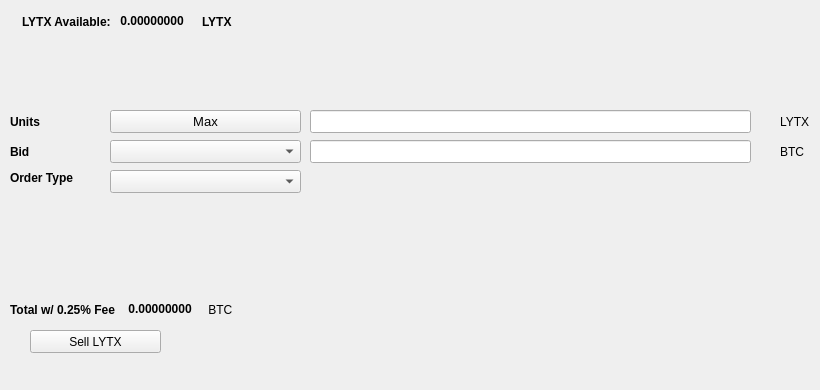
   <widget class="QWidget" name="SellTab">
    <attribute name="title">
     <string>Sell</string>
    </attribute>
    <widget class="QLabel" name="label_16">
     <property name="geometry">
      <rect>
       <x>780</x>
       <y>140</y>
       <width>31</width>
       <height>23</height>
      </rect>
     </property>
     <property name="text">
      <string>BTC</string>
     </property>
    </widget>
    <widget class="QComboBox" name="SellBidcomboBox">
     <property name="geometry">
      <rect>
       <x>110</x>
       <y>140</y>
       <width>191</width>
       <height>23</height>
      </rect>
     </property>
     <property name="font">
      <font>
       <pointsize>10</pointsize>
      </font>
     </property>
    </widget>
    <widget class="QLabel" name="label_18">
     <property name="geometry">
      <rect>
       <x>10</x>
       <y>110</y>
       <width>46</width>
       <height>23</height>
      </rect>
     </property>
     <property name="font">
      <font>
       <weight>75</weight>
       <bold>true</bold>
      </font>
     </property>
     <property name="text">
      <string>Units</string>
     </property>
    </widget>
    <widget class="QPushButton" name="Sell_Max_Amount">
     <property name="geometry">
      <rect>
       <x>110</x>
       <y>110</y>
       <width>191</width>
       <height>23</height>
      </rect>
     </property>
     <property name="font">
      <font>
       <pointsize>10</pointsize>
      </font>
     </property>
     <property name="text">
      <string>Max</string>
     </property>
    </widget>
    <widget class="QLabel" name="label_20">
     <property name="geometry">
      <rect>
       <x>10</x>
       <y>170</y>
       <width>91</width>
       <height>16</height>
      </rect>
     </property>
     <property name="font">
      <font>
       <weight>75</weight>
       <bold>true</bold>
      </font>
     </property>
     <property name="text">
      <string>Order Type</string>
     </property>
    </widget>
    <widget class="QComboBox" name="SellOrdertypeCombo">
     <property name="geometry">
      <rect>
       <x>110</x>
       <y>170</y>
       <width>191</width>
       <height>23</height>
      </rect>
     </property>
     <property name="font">
      <font>
       <pointsize>10</pointsize>
      </font>
     </property>
    </widget>
    <widget class="QLabel" name="label_21">
     <property name="geometry">
      <rect>
       <x>10</x>
       <y>140</y>
       <width>46</width>
       <height>23</height>
      </rect>
     </property>
     <property name="font">
      <font>
       <weight>75</weight>
       <bold>true</bold>
      </font>
     </property>
     <property name="text">
      <string>Bid</string>
     </property>
    </widget>
    <widget class="QLabel" name="label_22">
     <property name="geometry">
      <rect>
       <x>780</x>
       <y>110</y>
       <width>31</width>
       <height>23</height>
      </rect>
     </property>
     <property name="text">
      <string>LYTX</string>
     </property>
    </widget>
    <widget class="QLineEdit" name="UnitsInputLYTX">
     <property name="geometry">
      <rect>
       <x>310</x>
       <y>110</y>
       <width>441</width>
       <height>23</height>
      </rect>
     </property>
     <property name="font">
      <font>
       <pointsize>9</pointsize>
       <weight>75</weight>
       <bold>true</bold>
      </font>
     </property>
    </widget>
    <widget class="QLineEdit" name="SellBidPriceEdit">
     <property name="geometry">
      <rect>
       <x>310</x>
       <y>140</y>
       <width>441</width>
       <height>23</height>
      </rect>
     </property>
     <property name="font">
      <font>
       <pointsize>9</pointsize>
       <weight>75</weight>
       <bold>true</bold>
      </font>
     </property>
    </widget>
    <widget class="QPushButton" name="SellLYTXBTN">
     <property name="geometry">
      <rect>
       <x>30</x>
       <y>330</y>
       <width>131</width>
       <height>23</height>
      </rect>
     </property>
     <property name="text">
      <string>Sell LYTX</string>
     </property>
     <property name="icon">
      <iconset resource="../bitcoin.qrc">
       <normaloff>:/icons/bitcoin</normaloff>:/icons/bitcoin</iconset>
     </property>
    </widget>
    <widget class="QWidget" name="layoutWidget3">
     <property name="geometry">
      <rect>
       <x>22</x>
       <y>12</y>
       <width>258</width>
       <height>19</height>
      </rect>
     </property>
     <layout class="QHBoxLayout" name="horizontalLayout">
      <item>
       <widget class="QLabel" name="label232_2">
        <property name="font">
         <font>
          <weight>75</weight>
          <bold>true</bold>
         </font>
        </property>
        <property name="text">
         <string>LYTX Available:</string>
        </property>
       </widget>
      </item>
      <item>
       <widget class="QLabel" name="LYTXAvailableLabel">
        <property name="palette">
         <palette>
          <active>
           <colorrole role="WindowText">
            <brush brushstyle="SolidPattern">
             <color alpha="255">
              <red>0</red>
              <green>0</green>
              <blue>0</blue>
             </color>
            </brush>
           </colorrole>
           <colorrole role="Button">
            <brush brushstyle="SolidPattern">
             <color alpha="255">
              <red>0</red>
              <green>170</green>
              <blue>0</blue>
             </color>
            </brush>
           </colorrole>
           <colorrole role="Light">
            <brush brushstyle="SolidPattern">
             <color alpha="255">
              <red>0</red>
              <green>255</green>
              <blue>0</blue>
             </color>
            </brush>
           </colorrole>
           <colorrole role="Midlight">
            <brush brushstyle="SolidPattern">
             <color alpha="255">
              <red>0</red>
              <green>212</green>
              <blue>0</blue>
             </color>
            </brush>
           </colorrole>
           <colorrole role="Dark">
            <brush brushstyle="SolidPattern">
             <color alpha="255">
              <red>0</red>
              <green>85</green>
              <blue>0</blue>
             </color>
            </brush>
           </colorrole>
           <colorrole role="Mid">
            <brush brushstyle="SolidPattern">
             <color alpha="255">
              <red>0</red>
              <green>113</green>
              <blue>0</blue>
             </color>
            </brush>
           </colorrole>
           <colorrole role="Text">
            <brush brushstyle="SolidPattern">
             <color alpha="255">
              <red>0</red>
              <green>170</green>
              <blue>0</blue>
             </color>
            </brush>
           </colorrole>
           <colorrole role="BrightText">
            <brush brushstyle="SolidPattern">
             <color alpha="255">
              <red>255</red>
              <green>255</green>
              <blue>255</blue>
             </color>
            </brush>
           </colorrole>
           <colorrole role="ButtonText">
            <brush brushstyle="SolidPattern">
             <color alpha="255">
              <red>0</red>
              <green>0</green>
              <blue>0</blue>
             </color>
            </brush>
           </colorrole>
           <colorrole role="Base">
            <brush brushstyle="SolidPattern">
             <color alpha="255">
              <red>255</red>
              <green>255</green>
              <blue>255</blue>
             </color>
            </brush>
           </colorrole>
           <colorrole role="Window">
            <brush brushstyle="SolidPattern">
             <color alpha="255">
              <red>0</red>
              <green>170</green>
              <blue>0</blue>
             </color>
            </brush>
           </colorrole>
           <colorrole role="Shadow">
            <brush brushstyle="SolidPattern">
             <color alpha="255">
              <red>0</red>
              <green>0</green>
              <blue>0</blue>
             </color>
            </brush>
           </colorrole>
           <colorrole role="AlternateBase">
            <brush brushstyle="SolidPattern">
             <color alpha="255">
              <red>127</red>
              <green>212</green>
              <blue>127</blue>
             </color>
            </brush>
           </colorrole>
           <colorrole role="ToolTipBase">
            <brush brushstyle="SolidPattern">
             <color alpha="255">
              <red>255</red>
              <green>255</green>
              <blue>220</blue>
             </color>
            </brush>
           </colorrole>
           <colorrole role="ToolTipText">
            <brush brushstyle="SolidPattern">
             <color alpha="255">
              <red>0</red>
              <green>0</green>
              <blue>0</blue>
             </color>
            </brush>
           </colorrole>
          </active>
          <inactive>
           <colorrole role="WindowText">
            <brush brushstyle="SolidPattern">
             <color alpha="255">
              <red>0</red>
              <green>0</green>
              <blue>0</blue>
             </color>
            </brush>
           </colorrole>
           <colorrole role="Button">
            <brush brushstyle="SolidPattern">
             <color alpha="255">
              <red>0</red>
              <green>170</green>
              <blue>0</blue>
             </color>
            </brush>
           </colorrole>
           <colorrole role="Light">
            <brush brushstyle="SolidPattern">
             <color alpha="255">
              <red>0</red>
              <green>255</green>
              <blue>0</blue>
             </color>
            </brush>
           </colorrole>
           <colorrole role="Midlight">
            <brush brushstyle="SolidPattern">
             <color alpha="255">
              <red>0</red>
              <green>212</green>
              <blue>0</blue>
             </color>
            </brush>
           </colorrole>
           <colorrole role="Dark">
            <brush brushstyle="SolidPattern">
             <color alpha="255">
              <red>0</red>
              <green>85</green>
              <blue>0</blue>
             </color>
            </brush>
           </colorrole>
           <colorrole role="Mid">
            <brush brushstyle="SolidPattern">
             <color alpha="255">
              <red>0</red>
              <green>113</green>
              <blue>0</blue>
             </color>
            </brush>
           </colorrole>
           <colorrole role="Text">
            <brush brushstyle="SolidPattern">
             <color alpha="255">
              <red>0</red>
              <green>170</green>
              <blue>0</blue>
             </color>
            </brush>
           </colorrole>
           <colorrole role="BrightText">
            <brush brushstyle="SolidPattern">
             <color alpha="255">
              <red>255</red>
              <green>255</green>
              <blue>255</blue>
             </color>
            </brush>
           </colorrole>
           <colorrole role="ButtonText">
            <brush brushstyle="SolidPattern">
             <color alpha="255">
              <red>0</red>
              <green>0</green>
              <blue>0</blue>
             </color>
            </brush>
           </colorrole>
           <colorrole role="Base">
            <brush brushstyle="SolidPattern">
             <color alpha="255">
              <red>255</red>
              <green>255</green>
              <blue>255</blue>
             </color>
            </brush>
           </colorrole>
           <colorrole role="Window">
            <brush brushstyle="SolidPattern">
             <color alpha="255">
              <red>0</red>
              <green>170</green>
              <blue>0</blue>
             </color>
            </brush>
           </colorrole>
           <colorrole role="Shadow">
            <brush brushstyle="SolidPattern">
             <color alpha="255">
              <red>0</red>
              <green>0</green>
              <blue>0</blue>
             </color>
            </brush>
           </colorrole>
           <colorrole role="AlternateBase">
            <brush brushstyle="SolidPattern">
             <color alpha="255">
              <red>127</red>
              <green>212</green>
              <blue>127</blue>
             </color>
            </brush>
           </colorrole>
           <colorrole role="ToolTipBase">
            <brush brushstyle="SolidPattern">
             <color alpha="255">
              <red>255</red>
              <green>255</green>
              <blue>220</blue>
             </color>
            </brush>
           </colorrole>
           <colorrole role="ToolTipText">
            <brush brushstyle="SolidPattern">
             <color alpha="255">
              <red>0</red>
              <green>0</green>
              <blue>0</blue>
             </color>
            </brush>
           </colorrole>
          </inactive>
          <disabled>
           <colorrole role="WindowText">
            <brush brushstyle="SolidPattern">
             <color alpha="255">
              <red>0</red>
              <green>85</green>
              <blue>0</blue>
             </color>
            </brush>
           </colorrole>
           <colorrole role="Button">
            <brush brushstyle="SolidPattern">
             <color alpha="255">
              <red>0</red>
              <green>170</green>
              <blue>0</blue>
             </color>
            </brush>
           </colorrole>
           <colorrole role="Light">
            <brush brushstyle="SolidPattern">
             <color alpha="255">
              <red>0</red>
              <green>255</green>
              <blue>0</blue>
             </color>
            </brush>
           </colorrole>
           <colorrole role="Midlight">
            <brush brushstyle="SolidPattern">
             <color alpha="255">
              <red>0</red>
              <green>212</green>
              <blue>0</blue>
             </color>
            </brush>
           </colorrole>
           <colorrole role="Dark">
            <brush brushstyle="SolidPattern">
             <color alpha="255">
              <red>0</red>
              <green>85</green>
              <blue>0</blue>
             </color>
            </brush>
           </colorrole>
           <colorrole role="Mid">
            <brush brushstyle="SolidPattern">
             <color alpha="255">
              <red>0</red>
              <green>113</green>
              <blue>0</blue>
             </color>
            </brush>
           </colorrole>
           <colorrole role="Text">
            <brush brushstyle="SolidPattern">
             <color alpha="255">
              <red>0</red>
              <green>85</green>
              <blue>0</blue>
             </color>
            </brush>
           </colorrole>
           <colorrole role="BrightText">
            <brush brushstyle="SolidPattern">
             <color alpha="255">
              <red>255</red>
              <green>255</green>
              <blue>255</blue>
             </color>
            </brush>
           </colorrole>
           <colorrole role="ButtonText">
            <brush brushstyle="SolidPattern">
             <color alpha="255">
              <red>0</red>
              <green>85</green>
              <blue>0</blue>
             </color>
            </brush>
           </colorrole>
           <colorrole role="Base">
            <brush brushstyle="SolidPattern">
             <color alpha="255">
              <red>0</red>
              <green>170</green>
              <blue>0</blue>
             </color>
            </brush>
           </colorrole>
           <colorrole role="Window">
            <brush brushstyle="SolidPattern">
             <color alpha="255">
              <red>0</red>
              <green>170</green>
              <blue>0</blue>
             </color>
            </brush>
           </colorrole>
           <colorrole role="Shadow">
            <brush brushstyle="SolidPattern">
             <color alpha="255">
              <red>0</red>
              <green>0</green>
              <blue>0</blue>
             </color>
            </brush>
           </colorrole>
           <colorrole role="AlternateBase">
            <brush brushstyle="SolidPattern">
             <color alpha="255">
              <red>0</red>
              <green>170</green>
              <blue>0</blue>
             </color>
            </brush>
           </colorrole>
           <colorrole role="ToolTipBase">
            <brush brushstyle="SolidPattern">
             <color alpha="255">
              <red>255</red>
              <green>255</green>
              <blue>220</blue>
             </color>
            </brush>
           </colorrole>
           <colorrole role="ToolTipText">
            <brush brushstyle="SolidPattern">
             <color alpha="255">
              <red>0</red>
              <green>0</green>
              <blue>0</blue>
             </color>
            </brush>
           </colorrole>
          </disabled>
         </palette>
        </property>
        <property name="font">
         <font>
          <weight>75</weight>
          <bold>true</bold>
         </font>
        </property>
        <property name="text">
         <string> 0.00000000 </string>
        </property>
        <property name="textInteractionFlags">
         <set>Qt::LinksAccessibleByMouse|Qt::TextSelectableByKeyboard|Qt::TextSelectableByMouse</set>
        </property>
       </widget>
      </item>
      <item>
       <widget class="QLabel" name="labelLYTX">
        <property name="font">
         <font>
          <weight>75</weight>
          <bold>true</bold>
         </font>
        </property>
        <property name="text">
         <string>LYTX</string>
        </property>
       </widget>
      </item>
     </layout>
    </widget>
    <widget class="QWidget" name="layoutWidget">
     <property name="geometry">
      <rect>
       <x>10</x>
       <y>300</y>
       <width>268</width>
       <height>19</height>
      </rect>
     </property>
     <layout class="QHBoxLayout" name="horizontalLayout_2">
      <item>
       <widget class="QLabel" name="label_19">
        <property name="font">
         <font>
          <weight>75</weight>
          <bold>true</bold>
         </font>
        </property>
        <property name="text">
         <string>Total w/ 0.25% Fee </string>
        </property>
       </widget>
      </item>
      <item>
       <widget class="QLabel" name="SellCostLabel">
        <property name="palette">
         <palette>
          <active>
           <colorrole role="WindowText">
            <brush brushstyle="SolidPattern">
             <color alpha="255">
              <red>0</red>
              <green>0</green>
              <blue>0</blue>
             </color>
            </brush>
           </colorrole>
           <colorrole role="Button">
            <brush brushstyle="SolidPattern">
             <color alpha="255">
              <red>0</red>
              <green>170</green>
              <blue>0</blue>
             </color>
            </brush>
           </colorrole>
           <colorrole role="Light">
            <brush brushstyle="SolidPattern">
             <color alpha="255">
              <red>0</red>
              <green>255</green>
              <blue>0</blue>
             </color>
            </brush>
           </colorrole>
           <colorrole role="Midlight">
            <brush brushstyle="SolidPattern">
             <color alpha="255">
              <red>0</red>
              <green>212</green>
              <blue>0</blue>
             </color>
            </brush>
           </colorrole>
           <colorrole role="Dark">
            <brush brushstyle="SolidPattern">
             <color alpha="255">
              <red>0</red>
              <green>85</green>
              <blue>0</blue>
             </color>
            </brush>
           </colorrole>
           <colorrole role="Mid">
            <brush brushstyle="SolidPattern">
             <color alpha="255">
              <red>0</red>
              <green>113</green>
              <blue>0</blue>
             </color>
            </brush>
           </colorrole>
           <colorrole role="Text">
            <brush brushstyle="SolidPattern">
             <color alpha="255">
              <red>0</red>
              <green>170</green>
              <blue>0</blue>
             </color>
            </brush>
           </colorrole>
           <colorrole role="BrightText">
            <brush brushstyle="SolidPattern">
             <color alpha="255">
              <red>255</red>
              <green>255</green>
              <blue>255</blue>
             </color>
            </brush>
           </colorrole>
           <colorrole role="ButtonText">
            <brush brushstyle="SolidPattern">
             <color alpha="255">
              <red>0</red>
              <green>0</green>
              <blue>0</blue>
             </color>
            </brush>
           </colorrole>
           <colorrole role="Base">
            <brush brushstyle="SolidPattern">
             <color alpha="255">
              <red>255</red>
              <green>255</green>
              <blue>255</blue>
             </color>
            </brush>
           </colorrole>
           <colorrole role="Window">
            <brush brushstyle="SolidPattern">
             <color alpha="255">
              <red>0</red>
              <green>170</green>
              <blue>0</blue>
             </color>
            </brush>
           </colorrole>
           <colorrole role="Shadow">
            <brush brushstyle="SolidPattern">
             <color alpha="255">
              <red>0</red>
              <green>0</green>
              <blue>0</blue>
             </color>
            </brush>
           </colorrole>
           <colorrole role="AlternateBase">
            <brush brushstyle="SolidPattern">
             <color alpha="255">
              <red>127</red>
              <green>212</green>
              <blue>127</blue>
             </color>
            </brush>
           </colorrole>
           <colorrole role="ToolTipBase">
            <brush brushstyle="SolidPattern">
             <color alpha="255">
              <red>255</red>
              <green>255</green>
              <blue>220</blue>
             </color>
            </brush>
           </colorrole>
           <colorrole role="ToolTipText">
            <brush brushstyle="SolidPattern">
             <color alpha="255">
              <red>0</red>
              <green>0</green>
              <blue>0</blue>
             </color>
            </brush>
           </colorrole>
          </active>
          <inactive>
           <colorrole role="WindowText">
            <brush brushstyle="SolidPattern">
             <color alpha="255">
              <red>0</red>
              <green>0</green>
              <blue>0</blue>
             </color>
            </brush>
           </colorrole>
           <colorrole role="Button">
            <brush brushstyle="SolidPattern">
             <color alpha="255">
              <red>0</red>
              <green>170</green>
              <blue>0</blue>
             </color>
            </brush>
           </colorrole>
           <colorrole role="Light">
            <brush brushstyle="SolidPattern">
             <color alpha="255">
              <red>0</red>
              <green>255</green>
              <blue>0</blue>
             </color>
            </brush>
           </colorrole>
           <colorrole role="Midlight">
            <brush brushstyle="SolidPattern">
             <color alpha="255">
              <red>0</red>
              <green>212</green>
              <blue>0</blue>
             </color>
            </brush>
           </colorrole>
           <colorrole role="Dark">
            <brush brushstyle="SolidPattern">
             <color alpha="255">
              <red>0</red>
              <green>85</green>
              <blue>0</blue>
             </color>
            </brush>
           </colorrole>
           <colorrole role="Mid">
            <brush brushstyle="SolidPattern">
             <color alpha="255">
              <red>0</red>
              <green>113</green>
              <blue>0</blue>
             </color>
            </brush>
           </colorrole>
           <colorrole role="Text">
            <brush brushstyle="SolidPattern">
             <color alpha="255">
              <red>0</red>
              <green>170</green>
              <blue>0</blue>
             </color>
            </brush>
           </colorrole>
           <colorrole role="BrightText">
            <brush brushstyle="SolidPattern">
             <color alpha="255">
              <red>255</red>
              <green>255</green>
              <blue>255</blue>
             </color>
            </brush>
           </colorrole>
           <colorrole role="ButtonText">
            <brush brushstyle="SolidPattern">
             <color alpha="255">
              <red>0</red>
              <green>0</green>
              <blue>0</blue>
             </color>
            </brush>
           </colorrole>
           <colorrole role="Base">
            <brush brushstyle="SolidPattern">
             <color alpha="255">
              <red>255</red>
              <green>255</green>
              <blue>255</blue>
             </color>
            </brush>
           </colorrole>
           <colorrole role="Window">
            <brush brushstyle="SolidPattern">
             <color alpha="255">
              <red>0</red>
              <green>170</green>
              <blue>0</blue>
             </color>
            </brush>
           </colorrole>
           <colorrole role="Shadow">
            <brush brushstyle="SolidPattern">
             <color alpha="255">
              <red>0</red>
              <green>0</green>
              <blue>0</blue>
             </color>
            </brush>
           </colorrole>
           <colorrole role="AlternateBase">
            <brush brushstyle="SolidPattern">
             <color alpha="255">
              <red>127</red>
              <green>212</green>
              <blue>127</blue>
             </color>
            </brush>
           </colorrole>
           <colorrole role="ToolTipBase">
            <brush brushstyle="SolidPattern">
             <color alpha="255">
              <red>255</red>
              <green>255</green>
              <blue>220</blue>
             </color>
            </brush>
           </colorrole>
           <colorrole role="ToolTipText">
            <brush brushstyle="SolidPattern">
             <color alpha="255">
              <red>0</red>
              <green>0</green>
              <blue>0</blue>
             </color>
            </brush>
           </colorrole>
          </inactive>
          <disabled>
           <colorrole role="WindowText">
            <brush brushstyle="SolidPattern">
             <color alpha="255">
              <red>0</red>
              <green>85</green>
              <blue>0</blue>
             </color>
            </brush>
           </colorrole>
           <colorrole role="Button">
            <brush brushstyle="SolidPattern">
             <color alpha="255">
              <red>0</red>
              <green>170</green>
              <blue>0</blue>
             </color>
            </brush>
           </colorrole>
           <colorrole role="Light">
            <brush brushstyle="SolidPattern">
             <color alpha="255">
              <red>0</red>
              <green>255</green>
              <blue>0</blue>
             </color>
            </brush>
           </colorrole>
           <colorrole role="Midlight">
            <brush brushstyle="SolidPattern">
             <color alpha="255">
              <red>0</red>
              <green>212</green>
              <blue>0</blue>
             </color>
            </brush>
           </colorrole>
           <colorrole role="Dark">
            <brush brushstyle="SolidPattern">
             <color alpha="255">
              <red>0</red>
              <green>85</green>
              <blue>0</blue>
             </color>
            </brush>
           </colorrole>
           <colorrole role="Mid">
            <brush brushstyle="SolidPattern">
             <color alpha="255">
              <red>0</red>
              <green>113</green>
              <blue>0</blue>
             </color>
            </brush>
           </colorrole>
           <colorrole role="Text">
            <brush brushstyle="SolidPattern">
             <color alpha="255">
              <red>0</red>
              <green>85</green>
              <blue>0</blue>
             </color>
            </brush>
           </colorrole>
           <colorrole role="BrightText">
            <brush brushstyle="SolidPattern">
             <color alpha="255">
              <red>255</red>
              <green>255</green>
              <blue>255</blue>
             </color>
            </brush>
           </colorrole>
           <colorrole role="ButtonText">
            <brush brushstyle="SolidPattern">
             <color alpha="255">
              <red>0</red>
              <green>85</green>
              <blue>0</blue>
             </color>
            </brush>
           </colorrole>
           <colorrole role="Base">
            <brush brushstyle="SolidPattern">
             <color alpha="255">
              <red>0</red>
              <green>170</green>
              <blue>0</blue>
             </color>
            </brush>
           </colorrole>
           <colorrole role="Window">
            <brush brushstyle="SolidPattern">
             <color alpha="255">
              <red>0</red>
              <green>170</green>
              <blue>0</blue>
             </color>
            </brush>
           </colorrole>
           <colorrole role="Shadow">
            <brush brushstyle="SolidPattern">
             <color alpha="255">
              <red>0</red>
              <green>0</green>
              <blue>0</blue>
             </color>
            </brush>
           </colorrole>
           <colorrole role="AlternateBase">
            <brush brushstyle="SolidPattern">
             <color alpha="255">
              <red>0</red>
              <green>170</green>
              <blue>0</blue>
             </color>
            </brush>
           </colorrole>
           <colorrole role="ToolTipBase">
            <brush brushstyle="SolidPattern">
             <color alpha="255">
              <red>255</red>
              <green>255</green>
              <blue>220</blue>
             </color>
            </brush>
           </colorrole>
           <colorrole role="ToolTipText">
            <brush brushstyle="SolidPattern">
             <color alpha="255">
              <red>0</red>
              <green>0</green>
              <blue>0</blue>
             </color>
            </brush>
           </colorrole>
          </disabled>
         </palette>
        </property>
        <property name="font">
         <font>
          <weight>75</weight>
          <bold>true</bold>
         </font>
        </property>
        <property name="autoFillBackground">
         <bool>false</bool>
        </property>
        <property name="text">
         <string> 0.00000000</string>
        </property>
        <property name="textInteractionFlags">
         <set>Qt::LinksAccessibleByMouse|Qt::TextSelectableByMouse</set>
        </property>
       </widget>
      </item>
      <item>
       <widget class="QLabel" name="label_17">
        <property name="font">
         <font>
          <weight>50</weight>
          <bold>false</bold>
         </font>
        </property>
        <property name="text">
         <string> BTC</string>
        </property>
       </widget>
      </item>
     </layout>
    </widget>
    <widget class="QLabel" name="label_23">
     <property name="geometry">
      <rect>
       <x>460</x>
       <y>300</y>
       <width>281</width>
       <height>81</height>
      </rect>
     </property>
     <property name="text">
      <string/>
     </property>
     <property name="pixmap">
      <pixmap>:/images/bittrex</pixmap>
     </property>
    </widget>
   </widget>
